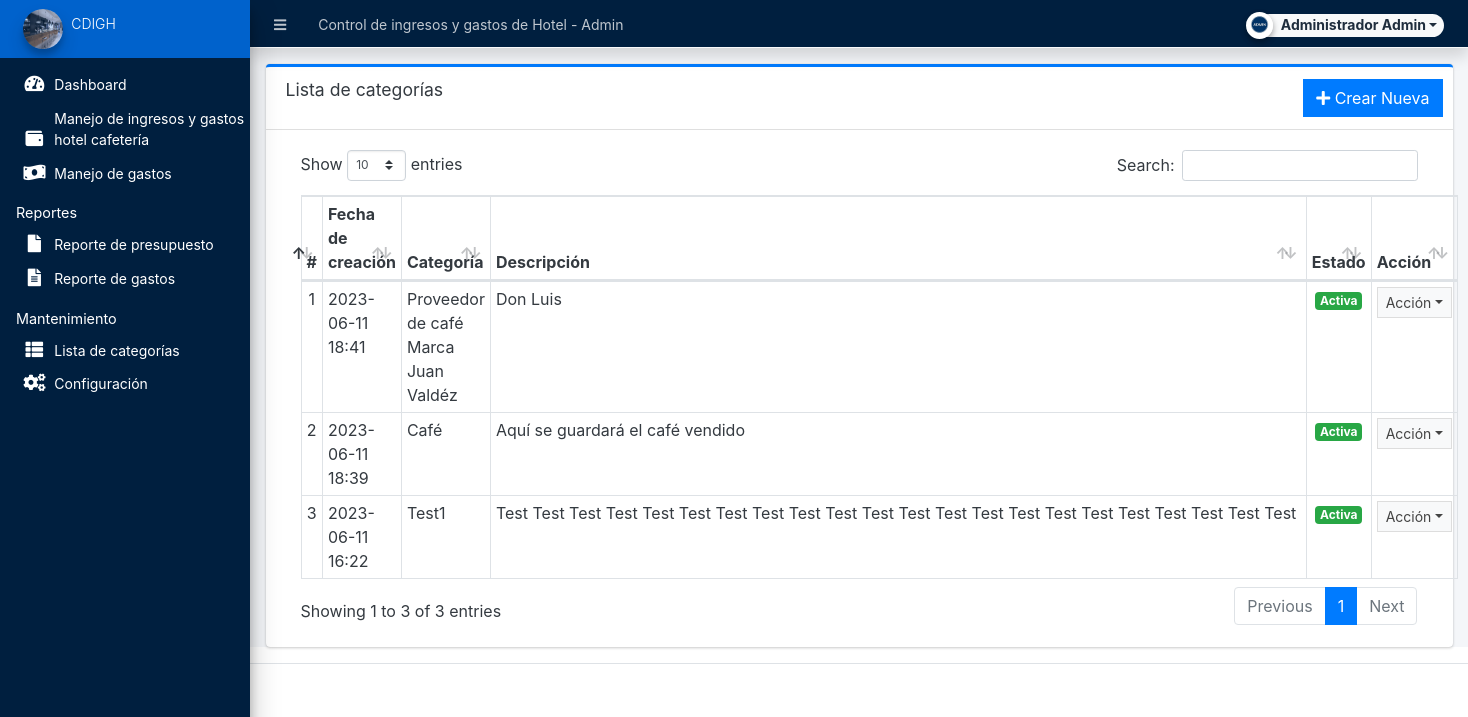
The app's page /admin/?page=maintenance/category (signed in) with its own data.
### tables this page shows
CREATE TABLE `categories`  (
  `id` int NOT NULL AUTO_INCREMENT,
  `category` varchar(250) NOT NULL,
  `description` text NULL,
  `status` tinyint(1) NOT NULL DEFAULT 1,
  `balance` float NOT NULL DEFAULT 0,
  `date_created` datetime(0) NOT NULL DEFAULT current_timestamp(0),
  `date_updated` datetime(0) NULL DEFAULT NULL ON UPDATE CURRENT_TIMESTAMP(0),
  PRIMARY KEY (`id`) USING BTREE
);

### config.php (called while the page is built, shortened)
<?php
require_once('classes/DBConnection.php');
require_once('classes/SystemSettings.php');
function validate_image($file){
	if(!empty($file)){
		if(is_file(base_app.$file)){
			return base_url.$file;
		}else{
			return base_url.'dist/img/no-image-available.png';
		}
	}else{
		return base_url.'dist/img/no-image-available.png';
	}
}
function isMobileDevice(){
    $aMobileUA = array(
        '/iphone/i' => 'iPhone',
        '/ipod/i' => 'iPod',
        '/ipad/i' => 'iPad',
        '/android/i' => 'Android',
        '/blackberry/i' => 'BlackBerry',
        '/webos/i' => 'Mobile'
    );
    return false;
}
?>

### classes/DBConnection.php (called while the page is built, shortened)
<?php
class DBConnection{
    private $host = DB_SERVER;
    private $username = DB_USERNAME;
    private $password = DB_PASSWORD;
    private $database = DB_NAME;
    public $conn;
    public function __construct(){
        if (!isset($this->conn)) {
            $this->conn = new mysqli($this->host, $this->username, $this->password, $this->database);
        }
    }
}
?>

### classes/SystemSettings.php (called while the page is built, shortened)
<?php
class SystemSettings extends DBConnection{
	function userdata($field = ''){
		if(!empty($field)){
			if(isset($_SESSION['userdata'][$field]))
				return $_SESSION['userdata'][$field];
			else
				return null;
		}else{
			return false;
		}
	}
	function info($field=''){
		if(!empty($field)){
			if(isset($_SESSION['system_info'][$field]))
				return $_SESSION['system_info'][$field];
			else
				return false;
		}else{
			return false;
		}
	}
}
$_settings = new SystemSettings();
?>

### admin/maintenance/category.php (the view, shortened to what this page needs)
<div class="card card-outline card-primary">
	<div class="card-header">
		<h3 class="card-title">Lista de categorías</h3>
		<div class="card-tools">
			<a href="?page=maintenance/manage_category" class="btn btn-flat btn-primary"><span class="fas fa-plus"></span>  Crear Nueva</a>
		</div>
	</div>
	<div class="card-body">
		<div class="container-fluid">
        <div class="container-fluid">
			<table class="table table-bordered table-stripped">
				<colgroup>
					<col width="5%">
					<col width="15%">
					<col width="20%">
					<col width="35%">
					<col width="10%">
					<col width="15%">
				</colgroup>
				<thead>
					<tr>
						<th>#</th>
						<th>Fecha de creación</th>
						<th>Categoría</th>
						<th>Descripción</th>
						<th>Estado</th>
						<th>Acción</th>
					</tr>
				</thead>
				<tbody>
					<?php
					$i = 1;
						$qry = $conn->query("SELECT * from `categories` order by unix_timestamp(date_created) desc ");
						while($row = $qry->fetch_assoc()):
                            $row['description'] = strip_tags(stripslashes(html_entity_decode($row['description'])));
					?>
						<tr>
							<td class="text-center"><?php echo $i++; ?></td>
							<td><?php echo date("Y-m-d H:i",strtotime($row['date_created'])) ?></td>
							<td><?php echo $row['category'] ?></td>
							<td ><p class="truncate-1 m-0"><?php echo $row['description'] ?></p></td>
							<td class="text-center">
                                <?php if($row['status'] == 1): ?>
                                    <span class="badge badge-success">Activa</span>
                                <?php else: ?>
                                    <span class="badge badge-danger">Inactiva</span>
                                <?php endif; ?>
                            </td>
							<td align="center">
								 <button type="button" class="btn btn-flat btn-default btn-sm dropdown-toggle dropdown-icon" data-toggle="dropdown">
				                  		Acción
				                  </button>
							</td>
						</tr>
					<?php endwhile; ?>
				</tbody>
			</table>
		</div>
		</div>
	</div>
</div>

### admin/index.php (shortened to what this page needs)
<?php require_once('../config.php'); ?>
 <!DOCTYPE html>
<html lang="es" class="" style="height: auto;">
<?php require_once('inc/header.php') ?>
  <body class="sidebar-mini layout-fixed control-sidebar-slide-open layout-navbar-fixed sidebar-mini-md sidebar-mini-xs" data-new-gr-c-s-check-loaded="14.991.0" data-gr-ext-installed="" style="height: auto;">
    <div class="wrapper">
     <?php require_once('inc/topBarNav.php') ?>
     <?php require_once('inc/navigation.php') ?>
     <?php $page = isset($_GET['page']) ? $_GET['page'] : 'home';  ?>
      <div class="content-wrapper pt-3" style="min-height: 567.854px;">
        <section class="content  text-dark">
          <div class="container-fluid">
            <?php
              if(!file_exists($page.".php") && !is_dir($page)){
                  include '404.html';
              }else{
                if(is_dir($page))
                  include $page.'/index.php';
                else
                  include $page.'.php';
              }
            ?>
          </div>
        </section>
      </div>
      <?php require_once('inc/footer.php') ?>
  </body>
</html>

### admin/inc/header.php (shortened to what this page needs)
<head>
    <link rel="stylesheet" href="<?php echo base_url ?>plugins/fontawesome-free/css/all.min.css">
    <link rel="stylesheet" href="<?php echo base_url ?>plugins/tempusdominus-bootstrap-4/css/tempusdominus-bootstrap-4.min.css">
  <link rel="stylesheet" href="<?php echo base_url ?>plugins/datatables-bs4/css/dataTables.bootstrap4.min.css">
  <link rel="stylesheet" href="<?php echo base_url ?>plugins/datatables-responsive/css/responsive.bootstrap4.min.css">
  <link rel="stylesheet" href="<?php echo base_url ?>plugins/datatables-buttons/css/buttons.bootstrap4.min.css">
  <link rel="stylesheet" href="<?php echo base_url ?>plugins/select2/css/select2.min.css">
  <link rel="stylesheet" href="<?php echo base_url ?>plugins/select2-bootstrap4-theme/select2-bootstrap4.min.css">
    <link rel="stylesheet" href="<?php echo base_url ?>plugins/icheck-bootstrap/icheck-bootstrap.min.css">
    <link rel="stylesheet" href="<?php echo base_url ?>plugins/jqvmap/jqvmap.min.css">
    <link rel="stylesheet" href="<?php echo base_url ?>dist/css/adminlte.css">
    <link rel="stylesheet" href="<?php echo base_url ?>dist/css/custom.css">
    <link rel="stylesheet" href="<?php echo base_url ?>plugins/overlayScrollbars/css/OverlayScrollbars.min.css">
    <link rel="stylesheet" href="<?php echo base_url ?>plugins/daterangepicker/daterangepicker.css">
    <link rel="stylesheet" href="<?php echo base_url ?>plugins/summernote/summernote-bs4.min.css">
  <link rel="stylesheet" href="<?php echo base_url ?>plugins/sweetalert2-theme-bootstrap-4/bootstrap-4.min.css">
  </head>

### admin/inc/topBarNav.php (shortened to what this page needs)
<nav class="main-header navbar navbar-expand navbar-dark bg-navy shadow border border-light border-top-0  border-left-0 border-right-0 text-sm">
  <ul class="navbar-nav">
    <li class="nav-item">
    <a class="nav-link" data-widget="pushmenu" href="#" role="button"><i class="fas fa-bars"></i></a>
    </li>
    <li class="nav-item d-none d-sm-inline-block">
      <a href="<?php echo base_url ?>" class="nav-link"><?php echo (!isMobileDevice()) ? $_settings->info('name'):$_settings->info('short_name'); ?> - Admin</a>
    </li>
  </ul>
  <ul class="navbar-nav ml-auto">
    <li class="nav-item">
      <div class="btn-group nav-link">
            <button type="button" class="btn btn-rounded badge badge-light dropdown-toggle dropdown-icon" data-toggle="dropdown">
              <span><img src="<?php echo validate_image($_settings->userdata('avatar')) ?>" class="img-circle elevation-2 user-img" alt="Imágen de usuario"></span>
              <span class="ml-3"><?php echo ucwords($_settings->userdata('firstname').' '.$_settings->userdata('lastname')) ?></span>
            </button>
        </div>
    </li>
  </ul>
</nav>

### admin/inc/navigation.php (shortened to what this page needs)
<aside class="main-sidebar sidebar-navy-primary bg-navy elevation-4 sidebar-no-expand">
  <a href="<?php echo base_url ?>admin" class="brand-link bg-primary text-sm">
  <img src="<?php echo validate_image($_settings->info('logo'))?>" alt="Store Logo" class="brand-image img-circle elevation-3 border-1" style="opacity: .8;width: 2.5rem;height: 2.5rem;max-height: unset">
  <span class="brand-text font-weight-light"><?php echo $_settings->info('short_name') ?></span>
  </a>
  <div class="sidebar os-host os-theme-light os-host-overflow os-host-overflow-y os-host-resize-disabled os-host-transition os-host-scrollbar-horizontal-hidden">
    <div class="os-content-glue" style="margin: 0px -8px; width: 249px; height: 646px;"></div>
    <div class="os-padding">
      <div class="os-viewport os-viewport-native-scrollbars-invisible" style="overflow-y: scroll;">
        <div class="os-content" style="padding: 0px 8px; height: 100%; width: 100%;">
          <nav class="mt-4">
             <ul class="nav nav-pills nav-sidebar flex-column text-sm nav-compact nav-flat nav-child-indent nav-collapse-hide-child" data-widget="treeview" role="menu" data-accordion="false">
              <li class="nav-item dropdown">
                <a href="./" class="nav-link nav-home">
                  <i class="nav-icon fas fa-tachometer-alt"></i>
                  <p>
                    Dashboard
                  </p>
                </a>
              </li>
              <li class="nav-item dropdown">
                <a href="<?php echo base_url ?>admin/?page=budget" class="nav-link nav-budget">
                  <i class="nav-icon fas fa-wallet"></i>
                  <p>
                    Manejo de ingresos y gastos <br />hotel cafetería
                  </p>
                </a>
              </li>
              <li class="nav-item dropdown">
                <a href="<?php echo base_url ?>admin/?page=expense" class="nav-link nav-expense">
                  <i class="nav-icon fas fa-money-bill-wave"></i>
                  <p>
                    Manejo de gastos
                  </p>
                </a>
              </li>
              <li class="nav-header">Reportes</li>
              <li class="nav-item dropdown">
                <a href="<?php echo base_url ?>admin/?page=reports/budget" class="nav-link nav-reports-budget">
                  <i class="nav-icon fas fa-file"></i>
                  <p>
                    Reporte de presupuesto
                  </p>
                </a>
              </li>
              <li class="nav-item dropdown">
                <a href="<?php echo base_url ?>admin/?page=reports/expense" class="nav-link nav-reports-expense">
                  <i class="nav-icon fas fa-file-alt"></i>
                  <p>
                    Reporte de gastos
                  </p>
                </a>
              </li>
              <li class="nav-header">Mantenimiento</li>
              <li class="nav-item dropdown">
                <a href="<?php echo base_url ?>admin/?page=maintenance/category" class="nav-link nav-maintenance/category">
                  <i class="nav-icon fas fa-th-list"></i>
                  <p>
                    Lista de categorías
                  </p>
                </a>
              </li>
              <li class="nav-item dropdown">
                <a href="<?php echo base_url ?>admin/?page=system_info" class="nav-link nav-system_info">
                  <i class="nav-icon fas fa-cogs"></i>
                  <p>
                    Configuración
                  </p>
                </a>
              </li>
            </ul>
          </nav>
        </div>
      </div>
    </div>
  </div>
</aside>

### admin/inc/footer.php (shortened to what this page needs)
<footer class="main-footer text-sm">
      </footer>
    </div>

### admin/inc/topBarNav.php (style rules this page uses)
.user-img { position: absolute; height: 27px; width: 27px; object-fit: cover; left: -7%; top: -12%; }
.btn-rounded { border-radius: 50px; }

### admin/inc/navigation.php (style rules this page uses)
.main-sidebar a { color: white !important; }

### records on screen
categories: date_created "2023-06-11 18:41", category "Proveedor de café Marca Juan Valdéz", description "Don Luis", status "Activa"
categories: date_created "2023-06-11 18:39", category "Café", description "Aquí se guardará el café vendido", status "Activa"
categories: date_created "2023-06-11 16:22", category "Test1", description "Test Test Test Test Test Test Test Test Test Test Test Test Test Test Test Test Test Test Test Test Test Test", status "Activa"

### other values on screen
$_settings->info('name') "Control de ingresos y gastos de Hotel"
$_settings->userdata('firstname').' '.$_settings->userdata('lastname') "Administrador Admin"
$_settings->info('short_name') "CDIGH"
